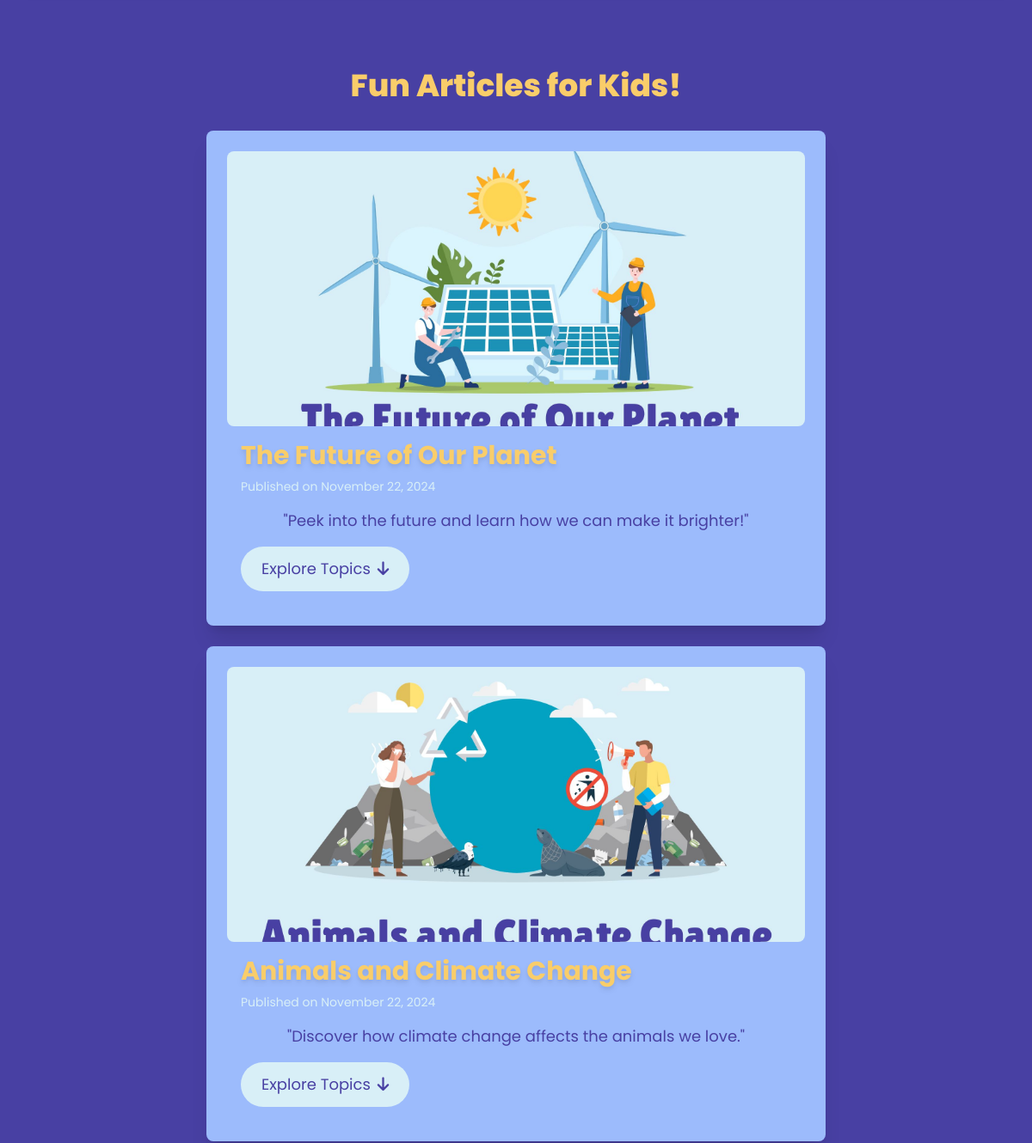
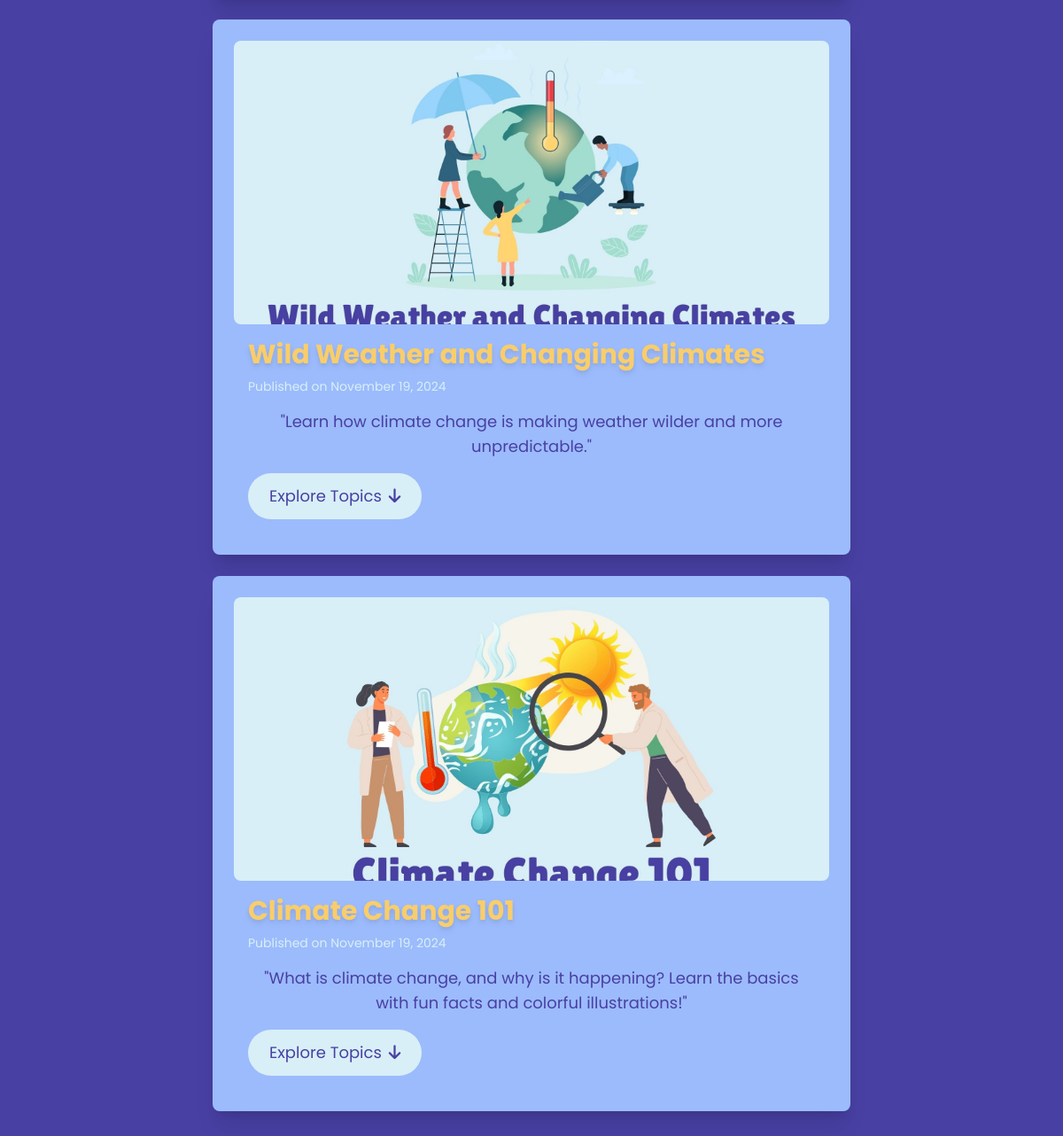
Page /articles on the earlier database version (2 pictures, top to bottom).
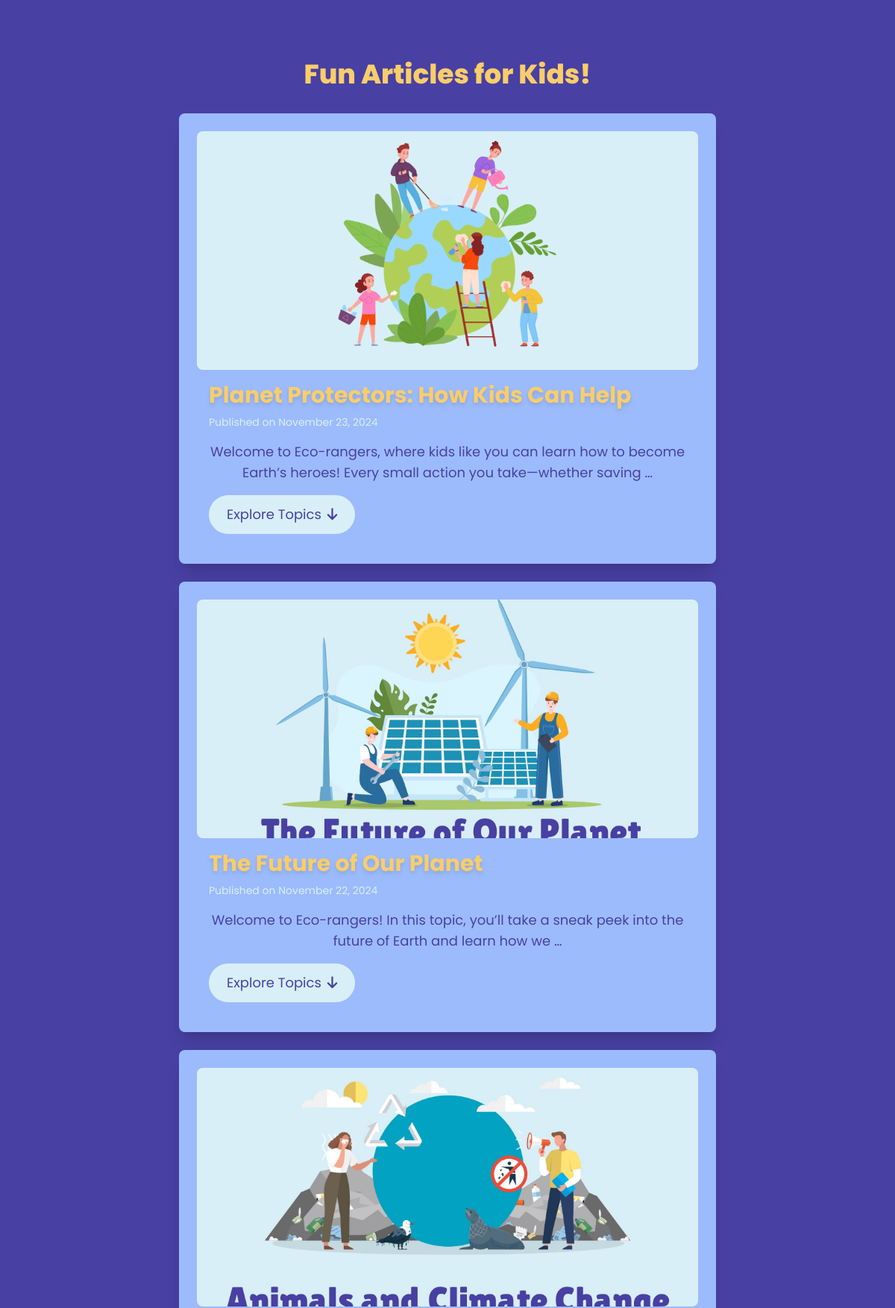
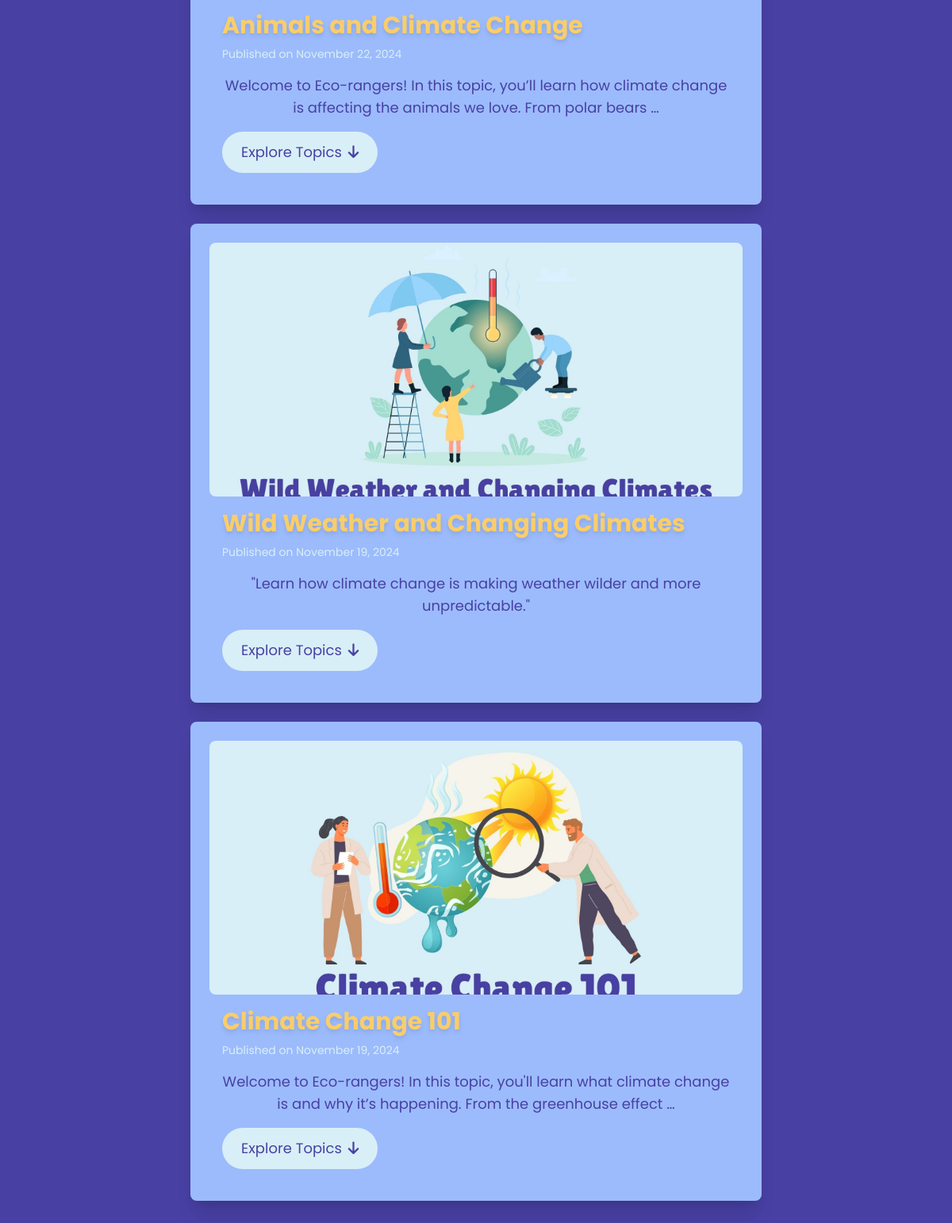
Same page on the later database version (2 pictures, top to bottom).
### myapp/models.py (models this page shows, shortened)
class Article(models.Model):
    title = models.CharField(max_length=255)
    content = models.TextField()
    image = models.ImageField(upload_to='articles/images/', blank=True, null=True)
    date = models.DateTimeField(auto_now_add=True)
    slug = models.SlugField(unique=True, blank=True, null=True)  # Add slug field

### myapp/views.py (the view)
# urls.py: path("articles", views.articles, name="articles"),
def articles(request):
    articles = Article.objects.all().order_by(
        '-date')  # Fetch all articles, newest first
    article_subtopics = [
        (article, Subtopic.objects.filter(article=article)) for article in articles
    ]
    return render(request, "articles.html", {
        'article_subtopics': article_subtopics
    })

### myapp/templates/articles.html (shortened to what this page needs)
{% extends 'base.html' %} {% block content %}
<div class="flex flex-col items-center py-10 md:py-20">
  <section class="w-full h-full flex flex-col items-center justify-center">
    <h2
      class="text-3xl sm:text-4xl font-extrabold text-[#F9CD6A] mb-8 text-center"
    >
      Fun Articles for Kids!
    </h2>
    <div class="w-full flex flex-col items-center justify-center gap-6">
      {% for article, subtopics in article_subtopics %}
      <div
        class="w-[90%] sm:w-[80%] md:w-[60%] p-6 bg-[#9CBBFC] rounded-lg shadow-xl"
      >
        <div class="w-full">
          {% if article.image %}
          <img
            src="{{ article.image.url }}"
            class="w-full h-[15rem] sm:h-[20rem] object-cover rounded-lg"
            alt="{{ article.title }}"
          />
          {% endif %}
          <div class="p-4">
            <h5
              class="text-2xl sm:text-3xl font-bold text-[#F9CD6A] drop-shadow-md mb-2"
            >
              {{ article.title }}
            </h5>
            <p class="text-[#D8EFF7] text-sm sm:text-md mb-4">
              Published on {{ article.date|date:"F d, Y" }}
            </p>
            <p class="text-lg text-center text-[#4840A3] mb-4">
              {{ article.content|truncatewords:20 }}
            </p>
            <button
              class="flex items-center gap-2 bg-[#D8EFF7] hover:bg-[#4840A3] hover:text-[#D8EFF7] py-2 sm:py-3 px-4 sm:px-6 text-[#4840A3] text-md sm:text-lg rounded-full"
              id="see-topics-{{ article.id }}"
              onclick="toggleTopics('{{ article.id }}')"
            >
              Explore Topics
              <i class="fas fa-arrow-down"></i>
            </button>
          </div>
        </div>
      </div>
      {% endfor %}
    </div>
  </section>
</div>
{% endblock %}

### myapp/templates/base.html (shortened to what this page needs)
<!DOCTYPE html>
<html lang="en">
  <head>
    {% load static %}
    <link rel="stylesheet" href="{% static 'style.css' %}" />
    <link
      href="https://cdnjs.cloudflare.com/ajax/libs/font-awesome/6.5.1/css/all.min.css"
      rel="stylesheet"
    />
  </head>
  <body class="bg-[#4840A3]">
    <div class="absolute top-0 left-0 right-0 h-full">
      {% block content %} {% endblock %}
    </div>
    <script src="https://cdn.tailwindcss.com"></script>
    {% load static %}
  </body>
</html>

### myapp/static/style.css (style rules this page uses)
body { font-family: 'Poppins', sans-serif; }

Differences in the rows shown:
added Article: image (picture), title "Planet Protectors: How Kids Can Help", date "November 23, 2024", content "Welcome to Eco-rangers, where kids like you can learn how to become Earth’s heroes! Every small action you take—whether saving …"
changed Article "The Future of Our Planet": content "\"Peek into the future and learn how we can make it brighter!\"" → "Welcome to Eco-rangers! In this topic, you’ll take a sneak peek into the future of Earth and learn how we …"
changed Article "Animals and Climate Change": content "\"Discover how climate change affects the animals we love.\"" → "Welcome to Eco-rangers! In this topic, you’ll learn how climate change is affecting the animals we love. From polar bears …"
changed Article "Climate Change 101": content "\"What is climate change, and why is it happening? Learn the basics with fun facts and colorful illustrations!\"" → "Welcome to Eco-rangers! In this topic, you'll learn what climate change is and why it’s happening. From the greenhouse effect …"
